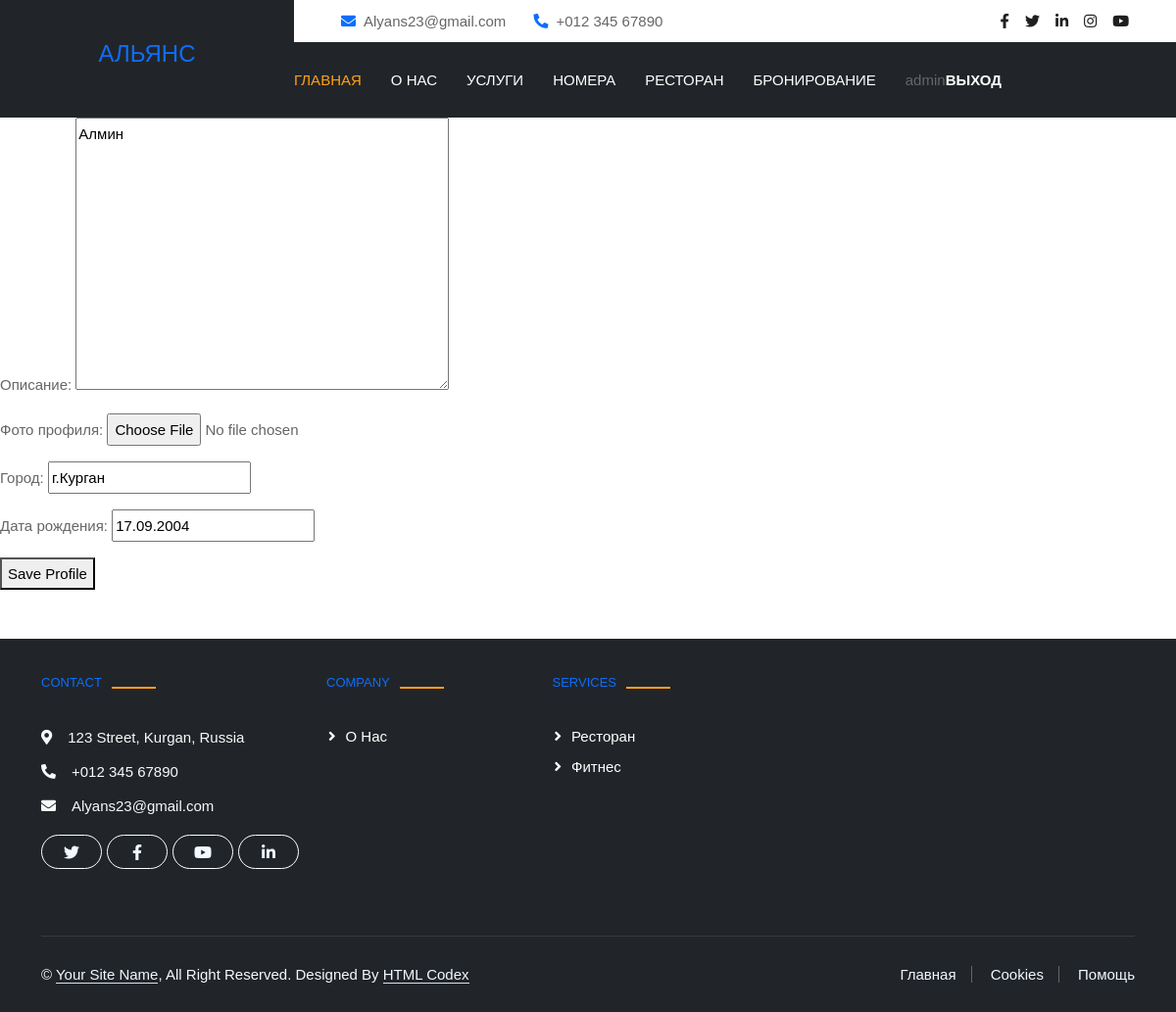
Page /hostel_app/profile_user/edit_profile/ (signed in) on the committed database.
### profile_user/models.py (models this page shows, shortened)
class Profile(models.Model):
    user = models.OneToOneField(User, on_delete=models.CASCADE, verbose_name='Пользователь')
    bio = models.TextField(blank=True, verbose_name='Описание')
    location = models.CharField(max_length=100, blank=True, verbose_name='Город')
    birth_date = models.DateField(null=True, blank=True, verbose_name='Дата рождения')
    profile_picture = models.ImageField(upload_to='profile_pictures/', blank=True, verbose_name='Фото профиля')

### hostel_app/views.py (the view)
# urls.py: path('profile_user/edit_profile/', views.edit_profile, name='edit_profile'),
def edit_profile(request):
    profile = Profile.objects.get(user=request.user)
    if request.method == 'POST':
        form = ProfileForm(request.POST, request.FILES, instance=profile)
        if form.is_valid():
            form.save()
            return render(request, 'profile/success.html', {'profile': profile})
    else:
        form = ProfileForm(instance=profile)
    return render(request, 'profile/edit_profile.html', {'form': form})

### hostel_app/forms.py
class ProfileForm(forms.ModelForm):
    class Meta:
        model = Profile
        fields = ['bio', 'profile_picture','location', 'birth_date']

### hostel_app/templates/profile/edit_profile.html (shortened to what this page needs)
{% extends 'root.html' %}
{% block content %}
<form method="post" enctype="multipart/form-data">
  {{ form.as_p }}
  <button type="submit">Save Profile</button>
</form>
{% endblock %}

### templates/root.html (shortened to what this page needs)
{% load static %}
<!DOCTYPE html>
<html lang="en">
    <head>
        <link rel="stylesheet" href="{% static 'css/bootstrap.min.css' %}">
        <link rel="stylesheet" href="{% static 'css/style.css' %}">
        <link href="/static/lib/animate/animate.min.css" rel="stylesheet">
        <link href="/static/lib/owlcarousel/assets/owl.carousel.min.css" rel="stylesheet">
        <link href="/static/lib/tempusdominus/css/tempusdominus-bootstrap-4.min.css" rel="stylesheet" />
<link rel="stylesheet" href="/static/css/bootstrap.min.css">
<link rel="stylesheet" href="/static/css/style.css">
<link rel="stylesheet" href="/static/css/responsive.css">
<link rel="stylesheet" href="/static/css/custom.css">
<link href="https://cdnjs.cloudflare.com/ajax/libs/font-awesome/5.10.0/css/all.min.css" rel="stylesheet">
<link href="https://cdn.jsdelivr.net/npm/bootstrap-icons@1.4.1/font/bootstrap-icons.css" rel="stylesheet">
    </head>
        <body>
                <div class="container-fluid bg-dark px-0">
                    <div class="row gx-0">
                        <div class="col-lg-3 bg-dark d-none d-lg-block">
                            <a href="http://127.0.0.1:8000/hostel_app/" class="navbar-brand w-100 h-100 m-0 p-0 d-flex align-items-center justify-content-center">
                                <h1 class="m-0 text-primary text-uppercase">Альянс</h1>
                            </a>
                        </div>
                        <div class="col-lg-9">
                            <div class="row gx-0 bg-white d-none d-lg-flex">
                                <div class="col-lg-7 px-5 text-start">
                                    <div class="h-100 d-inline-flex align-items-center py-2 me-4">
                                        <i class="fa fa-envelope text-primary me-2"></i>
                                        <p class="mb-0">Alyans23@gmail.com</p>
                                    </div>
                                    <div class="h-100 d-inline-flex align-items-center py-2">
                                        <i class="fa fa-phone-alt text-primary me-2"></i>
                                        <p class="mb-0">+012 345 67890</p>
                                    </div>
                                </div>
                                <div class="col-lg-5 px-5 text-end">
                                    <div class="d-inline-flex align-items-center py-2">
                                        <a class="me-3" href=""><i class="fab fa-facebook-f"></i></a>
                                        <a class="me-3" href=""><i class="fab fa-twitter"></i></a>
                                        <a class="me-3" href=""><i class="fab fa-linkedin-in"></i></a>
                                        <a class="me-3" href=""><i class="fab fa-instagram"></i></a>
                                        <a class="" href=""><i class="fab fa-youtube"></i></a>
                                    </div>
                                </div>
                            </div>
                            <nav class="navbar navbar-expand-lg bg-dark navbar-dark p-3 p-lg-0">
                                <div class="collapse navbar-collapse justify-content-between" id="navbarCollapse">
                                    <div class="navbar-nav mr-auto py-0">
                                        <a href="http://127.0.0.1:8000/hostel_app/" class="nav-item nav-link active">Главная</a>
                                        <a href="http://127.0.0.1:8000/hostel_app/#mb-4" class="nav-item nav-link">О нас</a>
                                        <a href="http://127.0.0.1:8000/hostel_app/#container-xxl py-5" class="nav-item nav-link">Услуги</a>
                                        <a href="{% url 'hostel_app:rooms' %}" class="nav-item nav-link">Номера</a>
                                        <a href="{% url 'hostel_app:restaurant' %}" class="nav-item nav-link">Ресторан</a>
                                        {% if user.is_authenticated %}
                                        <a href="{% url 'hostel_app:booking' %}" class="nav-item nav-link">Бронирование</a>
                                        {% endif %}
                                     <div class="auth">
                                     {% if user.is_authenticated %}
                                           <span>{{ user.username }}</span>
                                           <a href="{% url 'account_logout' %}"
                                              style="color: rgb(255, 255, 255); font-weight: 700; text-transform: uppercase;">
                                               Выход
                                           </a>
                                       {% endif %}
                                       </div>
                                    </div>
                                </div>
                            </nav>
                        </div>
                    </div>
                </div>
                <div class="content">
                    {% block content %}
                    {% endblock %}
                </div>
  <div class="container-fluid bg-dark text-light footer wow fadeIn" data-wow-delay="0.1s">
      <div class="container pb-5">
          <div class="row g-5">
              <div class="col-md-6 col-lg-3">
                  <h6 class="section-title text-start text-primary text-uppercase mb-4">Contact</h6>
                  <p class="mb-2"><i class="fa fa-map-marker-alt me-3"></i>123 Street, Kurgan, Russia</p>
                  <p class="mb-2"><i class="fa fa-phone-alt me-3"></i>+012 345 67890</p>
                  <p class="mb-2"><i class="fa fa-envelope me-3"></i>Alyans23@gmail.com</p>
                  <div class="d-flex pt-2">
                      <a class="btn btn-outline-light btn-social" href=""><i class="fab fa-twitter"></i></a>
                      <a class="btn btn-outline-light btn-social" href=""><i class="fab fa-facebook-f"></i></a>
                      <a class="btn btn-outline-light btn-social" href=""><i class="fab fa-youtube"></i></a>
                      <a class="btn btn-outline-light btn-social" href=""><i class="fab fa-linkedin-in"></i></a>
                  </div>
              </div>
              <div class="col-lg-5 col-md-12">
                  <div class="row gy-5 g-4">
                      <div class="col-md-6">
                          <h6 class="section-title text-start text-primary text-uppercase mb-4">Company</h6>
                          <a class="btn btn-link" href="http://127.0.0.1:8000/hostel_app/#mb-4">О нас</a>
                      </div>
                      <div class="col-md-6">
                          <h6 class="section-title text-start text-primary text-uppercase mb-4">Services</h6>
                          <a class="btn btn-link" href="{% url 'hostel_app:restaurant' %}">Ресторан</a>
                          <a class="btn btn-link" href="{% url 'hostel_app:fitness' %}">Фитнес</a>
                      </div>
                  </div>
              </div>
          </div>
      </div>
      <div class="container">
          <div class="copyright">
              <div class="row">
                  <div class="col-md-6 text-center text-md-start mb-3 mb-md-0">
                      &copy; <a class="border-bottom" href="#">Your Site Name</a>, All Right Reserved.
	Designed By <a class="border-bottom" href="https://htmlcodex.com">HTML Codex</a>
                  </div>
                  <div class="col-md-6 text-center text-md-end">
                      <div class="footer-menu">
                          <a href="">Главная</a>
                          <a href="">Cookies</a>
                          <a href="">Помощь</a>
                      </div>
                  </div>
              </div>
          </div>
      </div>
  </div>
        </body>
    </html>

### static/css/style.css (style rules this page uses)
:root { --primary: #FEA116; --light: #F1F8FF; --dark: #0F172B; }
.btn { font-weight: 500; text-transform: uppercase; transition: .5s; }
.navbar-dark .navbar-nav .nav-link { margin-right: 30px; padding: 25px 0; color: #FFFFFF; font-size: 15px; text-transform: uppercase; outline: none; }
.navbar-dark .navbar-nav .nav-link:hover, .navbar-dark .navbar-nav .nav-link.active { color: var(--primary); }
.section-title { position: relative; display: inline-block; }
.section-title::before { position: absolute; content: ""; width: 45px; height: 2px; top: 50%; left: -55px; margin-top: -1px; background: var(--primary); }
.section-title::after { position: absolute; content: ""; width: 45px; height: 2px; top: 50%; right: -55px; margin-top: -1px; background: var(--primary); }
.section-title.text-start::before, .section-title.text-end::after { display: none; }
.footer { position: relative; margin-top: 50px; padding-top: 30px; }
.footer .btn.btn-social { margin-right: 5px; width: 35px; height: 35px; display: flex; align-items: center; justify-content: center; color: var(--light); border: 1px solid #FFFFFF; border-radius: 35px; transition: .3s; }
.footer .btn.btn-link { display: block; margin-bottom: 5px; padding: 0; text-align: left; color: #FFFFFF; font-size: 15px; font-weight: normal; text-transform: capitalize; transition: .3s; }
.footer .btn.btn-link::before { position: relative; content: "\f105"; font-family: "Font Awesome 5 Free"; font-weight: 900; margin-right: 10px; }
.footer .copyright { padding: 25px 0; font-size: 15px; border-top: 1px solid rgba(256, 256, 256, .1); }
.footer .copyright a { color: var(--light); }
.footer .footer-menu a { margin-right: 15px; padding-right: 15px; border-right: 1px solid rgba(255, 255, 255, .3); }
.footer .footer-menu a:last-child { margin-right: 0; padding-right: 0; border-right: none; }
body { color: #666666; font-size: 15px; font-family: 'Athiti', sans-serif; line-height: 1.80857; }
a { color: #1f1f1f; text-decoration: none !important; outline: none !important; -webkit-transition: all .3s ease-in-out; -moz-transition: all .3s ease-in-out; -ms-transition: all .3s ease-in-out; -o-transition: all .3s ease-in-out; transition: all .3s ease-in-out; }
h1, h2, h3, h4, h5, h6 { letter-spacing: 0; font-weight: normal; position: relative; padding: 0 0 10px 0; font-weight: normal; line-height: 120% !important; color: #1f1f1f; margin: 0 }
h1 { font-size: 24px }
h6 { font-size: 13px }
a { color: #1f1f1f; text-decoration: none; outline: none; }
a, .btn { text-decoration: none !important; outline: none !important; -webkit-transition: all .3s ease-in-out; -moz-transition: all .3s ease-in-out; -ms-transition: all .3s ease-in-out; -o-transition: all .3s ease-in-out; transition: all .3s ease-in-out; }
.btn { text-transform: uppercase; padding: 19px 36px; }
.btn { display: inline-block; font-weight: 600; text-align: center; white-space: nowrap; vertical-align: middle; -webkit-user-select: none; -moz-user-select: none; -ms-user-select: none; user-select: none; border: 2px solid transparent; padding: 12px 30px; font-size: 16px; line-height: 1.5; border-radius: .1875rem; transition: color .15s ease-in-out, background-color .15s ease-in-out, border-color .15s ease-in-out, box-shadow .15s ease-in-out; }
.copyright { margin-top: 20px; position: relative; display: block; border-top: 1px dashed rgba(207, 166, 113); padding: 30px 0; z-index: 1; }

### templates/root.html (style rules this page uses)
.auth { display: flex; align-items: center; }

### rows in the picture
Profile: bio "Алмин", location "г.Курган", birth_date "17.09.2004"

### other values in the picture
{{ user.username }} "admin"
